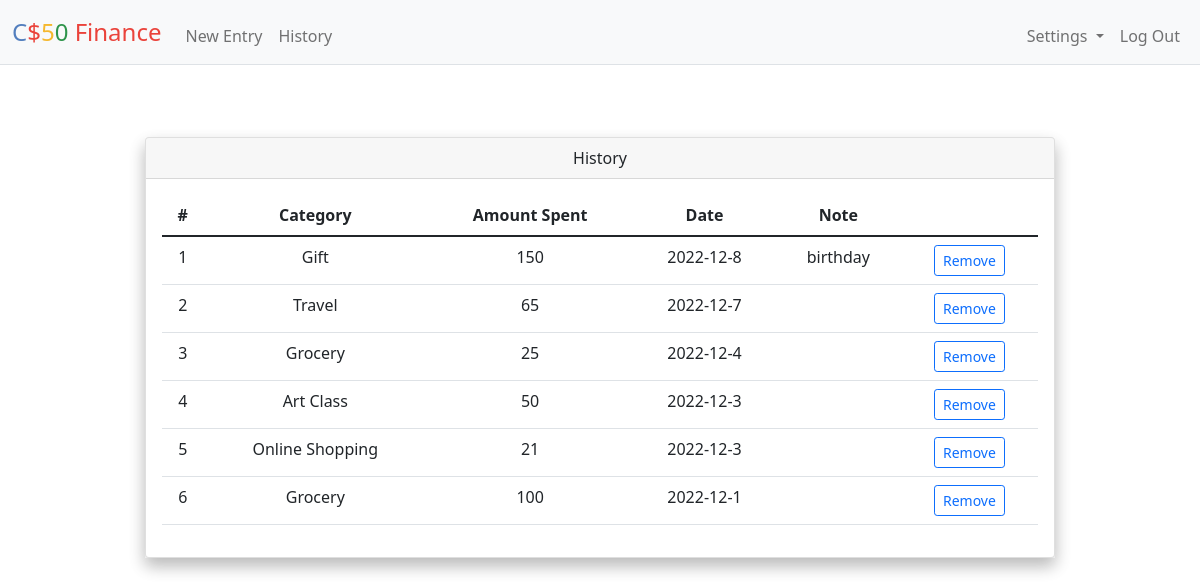
Screenshot of /history (signed in) with the database file from the repository.
### tables this page shows
CREATE TABLE entries (
    id INTEGER PRIMARY KEY AUTOINCREMENT NOT NULL,
    amount NUMERIC NOT NULL,
    description TEXT,
    year NUMRIC NOT NULL,
    month NUMRIC NOT NULL,
    day NUMRIC NOT NULL,
    user_id INTEGER NOT NULL,
    category_id INTEGER NOT NULL,
    FOREIGN KEY (user_id) REFERENCES users (id)
);

CREATE TABLE categories (
    id INTEGER PRIMARY KEY AUTOINCREMENT NOT NULL,
    category TEXT NOT NULL,
    user_id INTEGER NOT NULL,
    FOREIGN KEY (user_id) REFERENCES users (id)
);

### app.py (the view)
@app.route("/history", methods=["GET", "POST"])
@login_required
def history():
    if request.method == "POST":
        if 'remove_button' in request.form:
            id = request.form['remove_button']
            db.execute("DELETE FROM entries WHERE user_id=? AND id=?", session["user_id"], id)
            return redirect("/history")
        return apology("entry doesn't exist", 400)
    else:
        history = db.execute(""" SELECT amount, description, year, month, day, entries.id, categories.category
                    FROM entries LEFT JOIN categories ON category_id = categories.id
                    WHERE entries.user_id=?""", session["user_id"])
        try:
            history = pd.DataFrame.from_dict(history).sort_values(['day', 'month', 'year', 'amount'], ascending=False)
        except:
            history = pd.DataFrame.from_dict(history)
            history['category'] = None
        history.category.fillna(value=place_holder, inplace=True)
        history = history.to_dict('records')
        return render_template("history.html", history=history)

### app.py (called while the page is built)
@app.after_request
def after_request(response):
    response.headers["Cache-Control"] = "no-cache, no-store, must-revalidate"
    response.headers["Expires"] = 0
    response.headers["Pragma"] = "no-cache"
    return response

### helpers.py (called while the page is built)
def login_required(f):
    @wraps(f)
    def decorated_function(*args, **kwargs):
        if session.get("user_id") is None:
            return redirect("/login")
        return f(*args, **kwargs)
    return decorated_function

### templates/history.html (shortened to what this page needs)
{% extends "layout.html" %}
{% block main %}
  <div class="container-sm px-4 mt-4">
    <div class="col-xl-10 offset-lg-1 shadow">
      <div class="card mb-3 shadow">
        <div class="card-header">History</div>
        <div class="card-body">
          <table class="table">
            <thead>
              <tr>
                <th scope="row">#</th>
                <th scope="col">Category</th>
                <th scope="col">Amount Spent</th>
                <th scope="col">Date</th>
                <th scope="col">Note</th>
              </tr>
            </thead>
            <tbody>
              <form action="/history" method="POST">
              {% for item in history %}
                  <tr>
                    <td>{{loop.index}}</td>
                    <td>{{item.category|e}}</td>
                    <td>{{item.amount|e}}</td>
                    <td>{{item.year|e}}-{{item.month|e}}-{{item.day|e}}</td>
                    <td>{{item.description|e}}</td>
                    <td>
                      <button type="button" class="btn btn-outline-primary btn-sm" data-bs-toggle="modal" data-bs-target="#refid{{item.id|e}}">Remove</button>
                    </td>
                  </tr>
                {% endfor %}
              </form>
            </tbody>
          </table>
        </div>
      </div>
    </div>
  </div>
{% endblock %}

### rows the page displays
entries: category "Gift", amount "150", year "2022", month "12", day "8", description "birthday"
entries: category "Travel", amount "65", year "2022", month "12", day "7"
entries: category "Grocery", amount "25", year "2022", month "12", day "4"
entries: category "Art Class", amount "50", year "2022", month "12", day "3"
entries: category "Online Shopping", amount "21", year "2022", month "12", day "3"
entries: category "Grocery", amount "100", year "2022", month "12", day "1"
